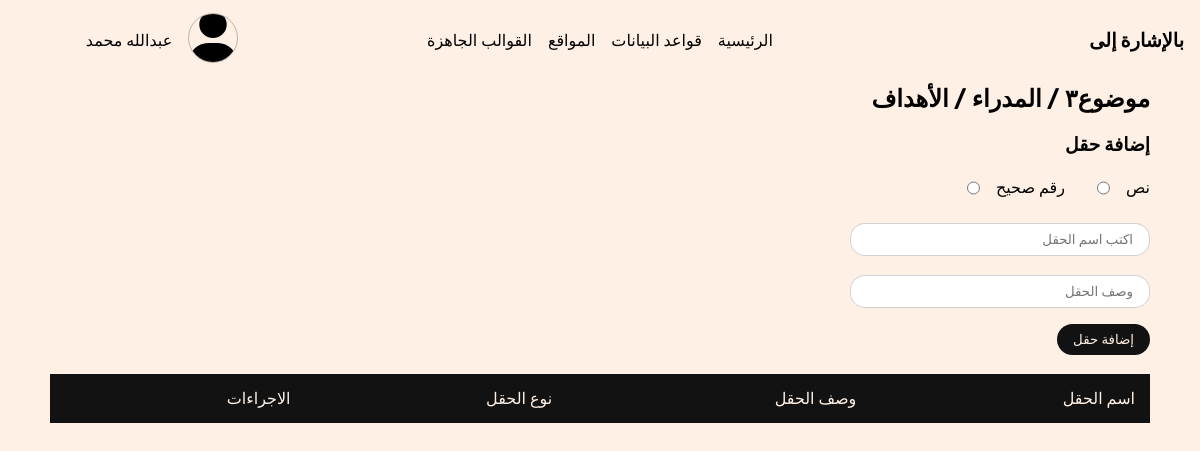
The app's page /websites/table-details/9/ with its own data.
### website/models.py (models this page shows, shortened)
class DbTable(models.Model):
    db = models.ForeignKey(Database, related_name='tables', on_delete=models.CASCADE, verbose_name="قاعدة البيانات")
    name = models.CharField(max_length=250, verbose_name="الاسم")
    def __str__(self):
        return self.name
    class Meta:
        verbose_name = 'جدول'
        verbose_name_plural = 'جداول قواعد البيانات'

class Database(models.Model):
    website = models.ForeignKey(Website, related_name='databases', on_delete=models.CASCADE)
    name = models.CharField(max_length=200, verbose_name="اسم قاعدة البيانات")
    db_type = models.ForeignKey(DBType, on_delete=models.CASCADE)
    class Meta:
        verbose_name = 'قاعدة بيانات'
        verbose_name_plural = 'قواعد البيانات'

class Website(models.Model):
    name = models.CharField(max_length=255, verbose_name="اسم الموقع")
    description = models.TextField(verbose_name="الوصف", blank=True, null=True)
    tool = models.ForeignKey(Tool, on_delete=models.SET_NULL, blank=True, null=True, verbose_name="اللغة / إطار العمل")
    date_created = models.DateTimeField(null=True, blank=True, verbose_name="تاريخ الإنشاء", auto_now_add=True)
    class Meta:
        verbose_name = 'موقع'
        verbose_name_plural = "المواقع"

### base/models.py (models this page shows)
class DbFieldType(models.Model):
    db_type = models.ForeignKey(DBType, on_delete=models.CASCADE, related_name='fields_types')
    name = models.CharField(max_length=250, verbose_name="اسم نوع البيانات")
    display_name = models.CharField(verbose_name="الاسم الظاهر", max_length=200)
    cmd = models.TextField()
    def __str__(self):
        return self.name

### website/views.py (the view)
# urls.py: path('table-details/<int:table_id>/', table_details, name='table-details'),
def table_details(request, table_id):
    table = DbTable.objects.get(id=table_id)
    fields_types = table.db.db_type.fields_types.all()
    print(fields_types)
    context = {
        'table': table,
        'fields_types': fields_types,
    }
    return render(request, 'table-details.html', context)

### templates/table-details.html (shortened to what this page needs)
{% extends 'base.html' %}
{% load static %}
{% block stylesheets %}
    <link rel="stylesheet" href="{% static '/css/table-details.css' %}">
{% endblock stylesheets %}
{% block content %}
    <section>
            <div class="container">
                <div class="section__heading">
                    <h1 class="section__heading__title">
                        <a href="{% url 'website:website-details' table.db.website.id %}">{{table.db.website.name}}</a>
                        /
                        <a href="{% url 'website:db-details' table.db.id %}">{{table.db.name}}</a>
                        /
                        {{table.name}}
                    </h1>
                </div>
                <div class="section__content add-field">
                    <h3>إضافة حقل</h3>
                    <div class="fields__types" style="display: flex; gap:2rem; flex-wrap: wrap;">
                        {% for field_type in fields_types %}
                            <div class="field_type" style="gap: 1rem;">
                                <label class="field_type__label">{{field_type.display_name}}</label>
                                <input type="radio" required name="field__type" data-field_type_id="{{field_type.id}}">
                            </div>
                        {% endfor %}
                    </div>
                    <br>
                    <input type="text" placeholder="اكتب اسم الحقل" class="text-input input" id="field__name">
                    <br>
                    <input type="text" placeholder="وصف الحقل" class="input text-input" id="field__description">
                    <form method="POST" id="add-field-form">
                        <button class="btn btn-solid-dark btn-add-new-field">إضافة حقل</button>
                    </form>
                </div>
                <br>
                <div class="section__content table_fields_table">
                    <table>
                        <thead>
                            <tr>
                                <td>اسم الحقل</td>
                                <td>وصف الحقل</td>
                                <td>نوع الحقل</td>
                                <td>الاجراءات</td>
                            </tr>
                        </thead>
                    </table>
                </div>
            </div>
    </section>
{% endblock content %}

### project/static/css/main.css (style rules this page uses)
* { padding: 0; margin:0; box-sizing: border-box; font-family: "Rubik", sans-serif; }
a { color: #000; text-decoration: none; }
.container { margin: 0 auto; }
body { overflow-x: hidden; background-color: #fef0e5; margin-bottom: 1rem; }
section .section__heading { line-height: 1.6; margin-bottom: 1rem }
.btn { display: block; width: fit-content; padding: .5rem 1rem; border-radius: 2rem; margin-top: 1rem; outline: none; border: none; cursor: pointer; }
.btn-solid-dark { background: #121212; color: #fef0e5; }
.text-input { padding: .5rem 1rem; border-radius: 15px; outline: none; border: 1px solid #12121230; }
input { display: block; }
@media (min-width: 1200px) { .container { width: 1100px; } }

### project/static/css/table-details.css (style rules this page uses)
.fields__types { line-height: 2; width: 300px; max-width: 100%; margin-top: 1rem; }
.field_type { display: flex; justify-content: space-between; }
.section__content.add-field .text-input { width:300px ; max-width: 100%; }
.table_fields_table { overflow-x: auto; }
.table_fields_table table { width: 100%; border-spacing: 0; }
.table_fields_table table thead { background: #121212; color: #fef0e5; }
.table_fields_table table td { padding: 15px; }

### records on screen
DbTable: db.website.name "موضوع٣", db.name "المدراء", name "الأهداف"
DbFieldType: display_name "نص"
DbFieldType: display_name "رقم صحيح"
